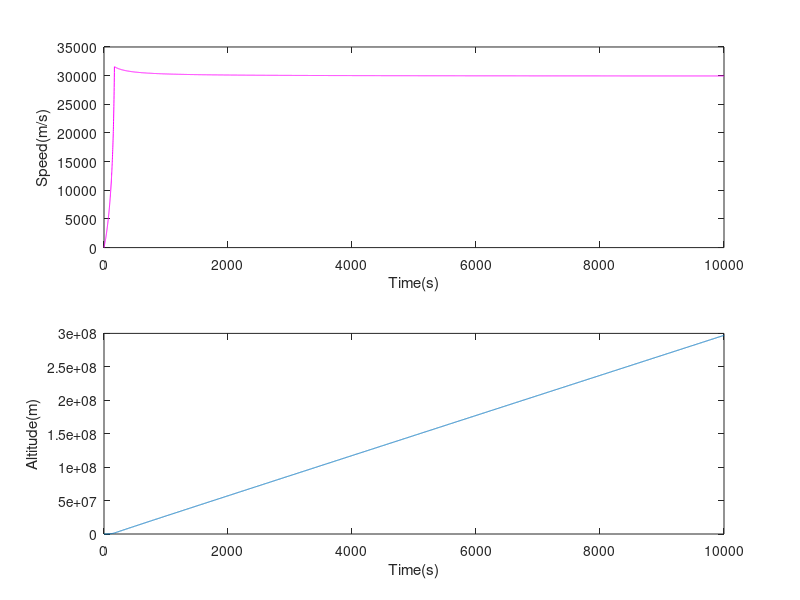

The MATLAB source for this figure:
clear;
clf;

%TIME CONDITION
End_time = 10000;
Time_step = 1;

%INTIAL CONDITION
Intial_speed = 0;
Intial_altitude = 0;

%FIXED PARAMETERS
G = 6.67408e-11;        % Universal Gravitational Constant
M = 5.9722e24;          % Mass of the earth
R = 6371e3;             % Radius of the earth(m)
A = 75;                 % Area of the rocket 
Cd = 0.4;               % Drag Coefficient for the rocket
m_e = 54000;            % Empty mass of the rocket
m_0 = 894000;           % Intial mass of the rocket
v_e = 12000;             % Exhaust gas speed
dmdt_f = 5000;          % Rate of change of mass with fuel left
dmdt_o = 0;             % Rate of change of mas with all fuel being used

%SETTING ARRAYS
t = 0:Time_step:End_time;
Speed = zeros(1,length(t));
Altitude = zeros(1,length(t));
Speed(1) = Intial_speed;
Altitude(1) = Intial_altitude;
r(1) = Intial_altitude+R;
m(1)= m_0;
r(1) = Intial_altitude+R;
rho(1) = 1.225;

%FOR LOOP
for i=2:length(t)
  %CALCULATION FOR dmdt BEING NOT CONSTANT THROUGHT  
    if m(i-1)> m_e
        dmdt = dmdt_f;
    else
       dmdt = dmdt_o;
    end 
    m(i) = m(i-1) - Time_step*dmdt;             %Calculate the current speed
    rho(i)=1.225*10.^((-3*Altitude(i-1)/50000));      %Calculate the current air density
    dvdt = v_e * dmdt / m(i-1) - G*M/r(i-1)^2 - 0.5*rho(i)*A*Cd*Speed(i-1)*abs(Speed(i-1))/m(i-1);
    Speed(i) = Speed(i-1) + Time_step*dvdt;
    r(i) = r(i-1) + Time_step*0.5*(Speed(i)+Speed(i-1));    %Calculate the current radius 
    Altitude(i) = Altitude(i-1) + Time_step*0.5*(Speed(i)+Speed(i-1));  %Calculate the current altitude
end
    
%DISPLAY THE RESULTS
subplot(2,1,1)
plot (t,Speed,'m')
xlabel('Time(s)')
ylabel('Speed(m/s)')
subplot(2,1,2)
plot(t,Altitude)
xlabel('Time(s)')
ylabel('Altitude(m)')